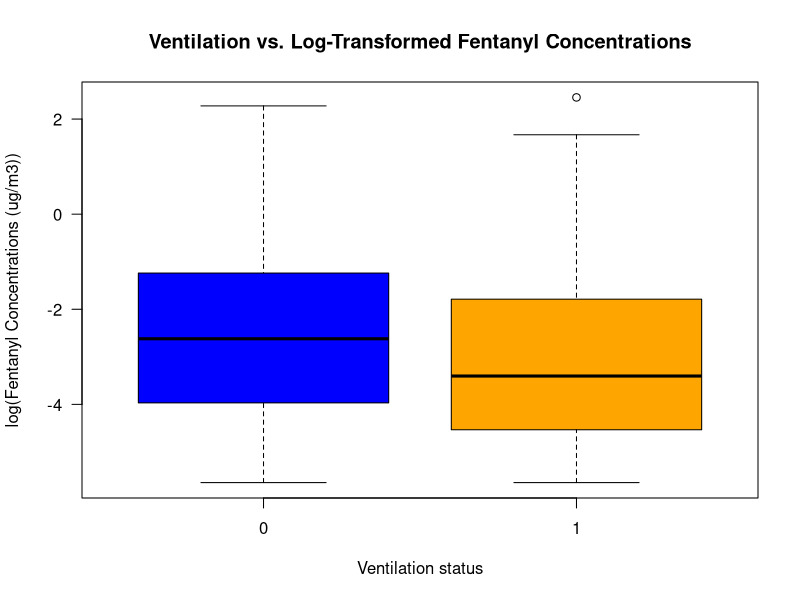
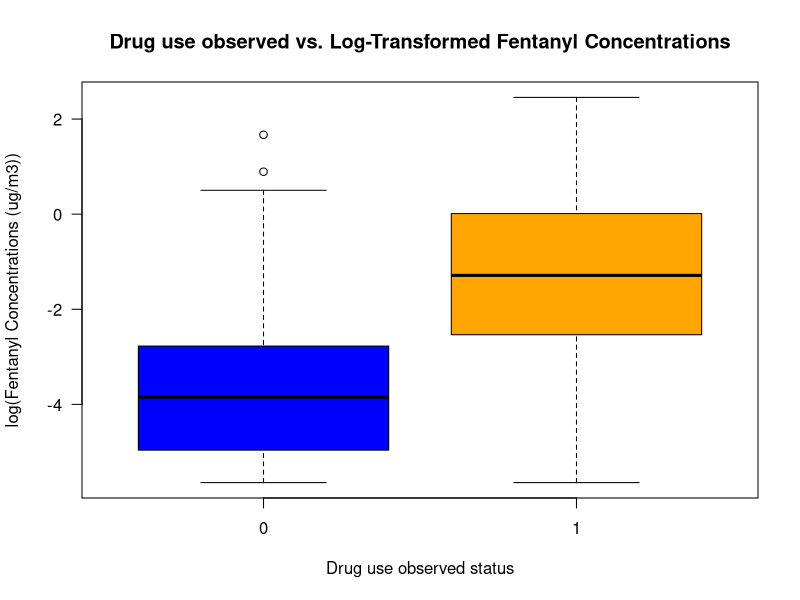

These figures' R source, in order:
##############################################
# This script reads, explores, and manipulates the
# PM2.5 data for SPPH567.
##############################################


### read the fentanyl data
fentanyldata <- read.csv(file = "Data/fentdatanewLOD_Jan28 - ventilation fixed.csv",
                             header = T,
                             stringsAsFactors = F)

### create a fentanyl concentration variable in the dataframe
fentanyldata$logFent <- log(fentanyldata$Fentanyl_Concentration_ug_m3_TWA)

### convert Ventilation to type factor

fentanyldata$Ventilation <- factor(fentanyldata$Ventilation,
                       levels = c(0,1))

### convert Drug_Use_Observed to type factor
fentanyldata$Drug_Use_Observed <- factor(fentanyldata$Drug_Use_Observed,
                         levels = c(0, 1))

### make a boxplot of log-transformed Fentanyl concentrations vs. Ventilation

boxplot(fentanyldata$logFent ~ fentanyldata$Ventilation,
        ylab = "log(Fentanyl Concentrations (ug/m3))",
        xlab = "Ventilation status",
        main = "Ventilation vs. Log-Transformed Fentanyl Concentrations",
        col = c("blue", "orange"),
        las = 1)

boxplot(fentanyldata$logFent ~ fentanyldata$Drug_Use_Observed,
        ylab = "log(Fentanyl Concentrations (ug/m3))",
        xlab = "Drug use observed status",
        main = "Drug use observed vs. Log-Transformed Fentanyl Concentrations",
        col = c("blue", "orange"),
        las = 1)

### run a t-test and Welch's test on the log-transformed PM2.5
### concentrations vs. wind

t.test(fentanyldata$logFent ~ fentanyldata$Ventilation, var.equal = T)
t.test(fentanyldata$logFent ~ fentanyldata$Ventilation, var.equal = F)

t.test(fentanyldata$logFent ~ fentanyldata$Drug_Use_Observed, var.equal = T)
t.test(fentanyldata$logFent ~ fentanyldata$Drug_Use_Observed, var.equal = F)

### run a linear regression model with the log-transformed data
lm.ventilation <- lm(fentanyldata$logFent ~ fentanyldata$Ventilation)

lm.Drug_Use <- lm(fentanyldata$logFent ~ fentanyldata$Drug_Use_Observed)

### save models
lm.ventilation.summary <- summary(lm.ventilation)
lm.Drug_Use.summary <- summary(lm.Drug_Use)

lm.ventilation.intercept <- lm.ventilation.summary$coefficients[1,1]
lm.Drug_Use.intercept <- lm.Drug_Use.summary$coefficients[1,1]

lm.ventilation.slope <- lm.ventilation.summary$coefficients[2,1]
lm.Drug_Use.slope <- lm.Drug_Use.summary$coefficients[2,1]

## calculate geometric means for each dichotomous variable

geomeanVentOff <- exp(lm.ventilation.intercept)
geomeanVentOn <- exp(lm.ventilation.intercept + lm.ventilation.slope)

geomeanDrugUse0 <- exp(lm.Drug_Use.intercept)
geomeanDrugUse1 <- exp(lm.Drug_Use.intercept + lm.Drug_Use.slope)

### calculate risk ratios
VentRiskRatio <- geomeanVentOn/geomeanVentOff
DrugUseRiskRatio <- geomeanDrugUse1/geomeanDrugUse0

### Confidence intervals

VentLCI <- exp(lm.ventilation.slope - (1.96*lm.ventilation.summary$coefficients[2,2]))
VentUCI <- exp(lm.ventilation.slope + (1.96*lm.ventilation.summary$coefficients[2,2]))

DrugUseLCI <- exp(lm.Drug_Use.slope - (1.96*lm.Drug_Use.summary$coefficients[2,2]))
DrugUseUCI <- exp(lm.Drug_Use.slope + (1.96*lm.Drug_Use.summary$coefficients[2,2]))

### test variance

library(dplyr)

fentanylVentOn <- fentanyldata %>%
  filter(Ventilation == 1) %>%
  pull(Fentanyl_Concentration_ug_m3_TWA) %>%
  log()

fentanylVentOff <- fentanyldata %>%
  filter(Ventilation == 0) %>%
  pull(Fentanyl_Concentration_ug_m3_TWA) %>%
  log()

sVentOn <- var(fentanylVentOn)
sVentOff <- var(fentanylVentOff)

fentanylDrugUseYes <- fentanyldata %>%
  filter(Drug_Use_Observed == 1) %>%
  pull(Fentanyl_Concentration_ug_m3_TWA) %>%
  log()

fentanylDrugUseNo <- fentanyldata %>%
  filter(Drug_Use_Observed == 0) %>%
  pull(Fentanyl_Concentration_ug_m3_TWA) %>%
  log()

#%% Find variances for temperature

TempVentOn <- fentanyldata %>%
  filter(Ventilation == 1) %>%
  pull(Temperature_C) 

TempVentOff <- fentanyldata %>%
  filter(Ventilation == 0) %>%
  pull(Temperature_C) 

sVentOnTemp <- var(TempVentOn)
sVentOffTemp <- var(TempVentOff)

TempDrugUseYes <- fentanyldata %>%
  filter(Drug_Use_Observed == 1) %>%
  pull(Temperature_C) 

TempDrugUseNo <- fentanyldata %>%
  filter(Drug_Use_Observed == 0) %>%
  pull(Temperature_C) 

sDrugUseYesTemp <- var(TempDrugUseYes)
sDrugUseNoTemp <- var(TempDrugUseNo)

temperature <- fentanyldata %>%
  pull(Temperature_C)

### run a t-test and Welch's test on the log-transformed PM2.5
### concentrations vs. wind

t.test(fentanyldata$Temperature_C ~ fentanyldata$Ventilation, var.equal = T)

t.test(fentanyldata$Temperature_C ~ fentanyldata$Drug_Use_Observed, var.equal = T)


### run a linear regression model with the log-transformed data
lm.ventilationTemp <- lm(fentanyldata$Temperature_C ~ fentanyldata$Ventilation)

lm.Drug_UseTemp <- lm(fentanyldata$Temperature_C ~ fentanyldata$Drug_Use_Observed)

### save models
lm.ventilationTemp.summary <- summary(lm.ventilationTemp)
lm.Drug_UseTemp.summary <- summary(lm.Drug_UseTemp)

lm.ventilationTemp.intercept <- lm.ventilationTemp.summary$coefficients[1,1]
lm.Drug_UseTemp.intercept <- lm.Drug_UseTemp.summary$coefficients[1,1]

lm.ventilationTemp.slope <- lm.ventilationTemp.summary$coefficients[2,1]
lm.Drug_UseTemp.slope <- lm.Drug_UseTemp.summary$coefficients[2,1]

lm.ventilationTemp.standarderror <- lm.ventilationTemp.summary$coefficients[2,2]
lm.Drug_UseTemp.standarderror <- lm.Drug_UseTemp.summary$coefficients[2,2]

VentLCITemp <- lm.ventilationTemp.slope - (1.96*lm.ventilationTemp.standarderror)
VentUCITemp <- lm.ventilationTemp.slope + (1.96*lm.ventilationTemp.standarderror)

DrugUseLCITemp <- lm.Drug_UseTemp.slope - (1.96*lm.Drug_UseTemp.standarderror)
DrugUseUCITemp <- lm.Drug_UseTemp.slope + (1.96*lm.Drug_UseTemp.standarderror)

### Confidence intervals

VentLCI <- exp(lm.ventilation.slope - (1.96*lm.ventilation.summary$coefficients[2,2]))
VentUCI <- exp(lm.ventilation.slope + (1.96*lm.ventilation.summary$coefficients[2,2]))

DrugUseLCI <- exp(lm.Drug_Use.slope - (1.96*lm.Drug_Use.summary$coefficients[2,2]))
DrugUseUCI <- exp(lm.Drug_Use.slope + (1.96*lm.Drug_Use.summary$coefficients[2,2]))

save(fentanyldata, file = "Data/fentanyldata.rdata")








